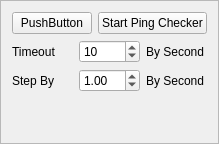
              <widget class="QFrame" name="frame_9">
               <property name="frameShape">
                <enum>QFrame::StyledPanel</enum>
               </property>
               <property name="frameShadow">
                <enum>QFrame::Raised</enum>
               </property>
               <layout class="QGridLayout" name="gridLayout_33">
                <item row="2" column="0" colspan="2">
                 <layout class="QHBoxLayout" name="horizontalLayout_5">
                  <item>
                   <widget class="QLabel" name="label_35">
                    <property name="text">
                     <string>Step By</string>
                    </property>
                   </widget>
                  </item>
                  <item>
                   <widget class="QDoubleSpinBox" name="doubleSpinBox_ping_stepby">
                    <property name="value">
                     <double>1.000000000000000</double>
                    </property>
                   </widget>
                  </item>
                  <item>
                   <widget class="QLabel" name="label_36">
                    <property name="text">
                     <string>By Second</string>
                    </property>
                   </widget>
                  </item>
                 </layout>
                </item>
                <item row="1" column="0" colspan="2">
                 <layout class="QHBoxLayout" name="horizontalLayout_4">
                  <item>
                   <widget class="QLabel" name="label_33">
                    <property name="text">
                     <string>Timeout</string>
                    </property>
                   </widget>
                  </item>
                  <item>
                   <widget class="QSpinBox" name="spinBox_ping_timeout">
                    <property name="value">
                     <number>10</number>
                    </property>
                   </widget>
                  </item>
                  <item>
                   <widget class="QLabel" name="label_34">
                    <property name="text">
                     <string>By Second</string>
                    </property>
                   </widget>
                  </item>
                 </layout>
                </item>
                <item row="0" column="0">
                 <widget class="QPushButton" name="pushButton_2">
                  <property name="text">
                   <string>PushButton</string>
                  </property>
                 </widget>
                </item>
                <item row="0" column="1">
                 <widget class="QPushButton" name="pushButton_chcker_ping">
                  <property name="text">
                   <string>Start Ping Checker</string>
                  </property>
                 </widget>
                </item>
                <item row="3" column="0">
                 <spacer name="verticalSpacer_6">
                  <property name="orientation">
                   <enum>Qt::Vertical</enum>
                  </property>
                  <property name="sizeHint" stdset="0">
                   <size>
                    <width>20</width>
                    <height>40</height>
                   </size>
                  </property>
                 </spacer>
                </item>
               </layout>
              </widget>
